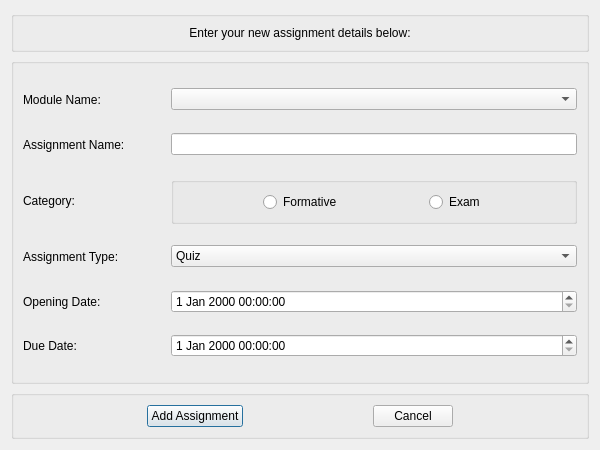
<?xml version="1.0" encoding="UTF-8"?>
<ui version="4.0">
 <class>addEditAssignmentDialog</class>
 <widget class="QDialog" name="addEditAssignmentDialog">
  <property name="geometry">
   <rect>
    <x>0</x>
    <y>0</y>
    <width>600</width>
    <height>450</height>
   </rect>
  </property>
  <property name="sizePolicy">
   <sizepolicy hsizetype="Fixed" vsizetype="Fixed">
    <horstretch>0</horstretch>
    <verstretch>0</verstretch>
   </sizepolicy>
  </property>
  <property name="minimumSize">
   <size>
    <width>600</width>
    <height>450</height>
   </size>
  </property>
  <property name="maximumSize">
   <size>
    <width>600</width>
    <height>450</height>
   </size>
  </property>
  <property name="windowTitle">
   <string>Add New Assignment</string>
  </property>
  <layout class="QVBoxLayout" name="verticalLayout_2">
   <item>
    <widget class="QGroupBox" name="groupBox">
     <property name="sizePolicy">
      <sizepolicy hsizetype="Preferred" vsizetype="Fixed">
       <horstretch>0</horstretch>
       <verstretch>0</verstretch>
      </sizepolicy>
     </property>
     <property name="title">
      <string/>
     </property>
     <layout class="QVBoxLayout" name="verticalLayout">
      <item>
       <widget class="QLabel" name="labelHeading">
        <property name="text">
         <string>Enter your new assignment details below:</string>
        </property>
        <property name="alignment">
         <set>Qt::AlignCenter</set>
        </property>
       </widget>
      </item>
     </layout>
    </widget>
   </item>
   <item>
    <widget class="QGroupBox" name="groupBox_2">
     <property name="title">
      <string/>
     </property>
     <layout class="QGridLayout" name="gridLayout" rowminimumheight="25,25,25,25,25,0">
      <item row="0" column="0">
       <widget class="QLabel" name="labelModuleName">
        <property name="text">
         <string>Module Name:</string>
        </property>
       </widget>
      </item>
      <item row="0" column="1">
       <spacer name="horizontalSpacer_7">
        <property name="orientation">
         <enum>Qt::Horizontal</enum>
        </property>
        <property name="sizeType">
         <enum>QSizePolicy::Fixed</enum>
        </property>
        <property name="sizeHint" stdset="0">
         <size>
          <width>40</width>
          <height>20</height>
         </size>
        </property>
       </spacer>
      </item>
      <item row="0" column="2">
       <widget class="QComboBox" name="comboModuleName"/>
      </item>
      <item row="1" column="0">
       <widget class="QLabel" name="labelAssignmentName">
        <property name="text">
         <string>Assignment Name:</string>
        </property>
       </widget>
      </item>
      <item row="1" column="1">
       <spacer name="horizontalSpacer_8">
        <property name="orientation">
         <enum>Qt::Horizontal</enum>
        </property>
        <property name="sizeType">
         <enum>QSizePolicy::Fixed</enum>
        </property>
        <property name="sizeHint" stdset="0">
         <size>
          <width>40</width>
          <height>20</height>
         </size>
        </property>
       </spacer>
      </item>
      <item row="1" column="2">
       <widget class="QLineEdit" name="lineAssignmentName"/>
      </item>
      <item row="2" column="0">
       <widget class="QLabel" name="labelCategory">
        <property name="text">
         <string>Category:</string>
        </property>
       </widget>
      </item>
      <item row="2" column="1">
       <spacer name="horizontalSpacer_9">
        <property name="orientation">
         <enum>Qt::Horizontal</enum>
        </property>
        <property name="sizeType">
         <enum>QSizePolicy::Fixed</enum>
        </property>
        <property name="sizeHint" stdset="0">
         <size>
          <width>40</width>
          <height>20</height>
         </size>
        </property>
       </spacer>
      </item>
      <item row="2" column="2">
       <widget class="QGroupBox" name="groupBox_4">
        <property name="sizePolicy">
         <sizepolicy hsizetype="Preferred" vsizetype="Fixed">
          <horstretch>0</horstretch>
          <verstretch>0</verstretch>
         </sizepolicy>
        </property>
        <property name="title">
         <string/>
        </property>
        <layout class="QHBoxLayout" name="horizontalLayout_2">
         <item>
          <spacer name="horizontalSpacer_4">
           <property name="orientation">
            <enum>Qt::Horizontal</enum>
           </property>
           <property name="sizeHint" stdset="0">
            <size>
             <width>47</width>
             <height>20</height>
            </size>
           </property>
          </spacer>
         </item>
         <item>
          <widget class="QRadioButton" name="radioFormative">
           <property name="text">
            <string>Formative</string>
           </property>
          </widget>
         </item>
         <item>
          <spacer name="horizontalSpacer_5">
           <property name="orientation">
            <enum>Qt::Horizontal</enum>
           </property>
           <property name="sizeHint" stdset="0">
            <size>
             <width>48</width>
             <height>20</height>
            </size>
           </property>
          </spacer>
         </item>
         <item>
          <widget class="QRadioButton" name="radioExam">
           <property name="text">
            <string>Exam</string>
           </property>
          </widget>
         </item>
         <item>
          <spacer name="horizontalSpacer_6">
           <property name="orientation">
            <enum>Qt::Horizontal</enum>
           </property>
           <property name="sizeHint" stdset="0">
            <size>
             <width>47</width>
             <height>20</height>
            </size>
           </property>
          </spacer>
         </item>
        </layout>
       </widget>
      </item>
      <item row="3" column="0">
       <widget class="QLabel" name="labelType">
        <property name="text">
         <string>Assignment Type:</string>
        </property>
       </widget>
      </item>
      <item row="3" column="1">
       <spacer name="horizontalSpacer_10">
        <property name="orientation">
         <enum>Qt::Horizontal</enum>
        </property>
        <property name="sizeType">
         <enum>QSizePolicy::Fixed</enum>
        </property>
        <property name="sizeHint" stdset="0">
         <size>
          <width>40</width>
          <height>20</height>
         </size>
        </property>
       </spacer>
      </item>
      <item row="3" column="2">
       <widget class="QComboBox" name="comboType">
        <item>
         <property name="text">
          <string>Quiz</string>
         </property>
        </item>
        <item>
         <property name="text">
          <string>Practical</string>
         </property>
        </item>
        <item>
         <property name="text">
          <string>Written</string>
         </property>
        </item>
       </widget>
      </item>
      <item row="4" column="0">
       <widget class="QLabel" name="labelOpen">
        <property name="text">
         <string>Opening Date:</string>
        </property>
       </widget>
      </item>
      <item row="4" column="1">
       <spacer name="horizontalSpacer_11">
        <property name="orientation">
         <enum>Qt::Horizontal</enum>
        </property>
        <property name="sizeType">
         <enum>QSizePolicy::Fixed</enum>
        </property>
        <property name="sizeHint" stdset="0">
         <size>
          <width>40</width>
          <height>20</height>
         </size>
        </property>
       </spacer>
      </item>
      <item row="4" column="2">
       <widget class="QDateTimeEdit" name="dateTimeOpen"/>
      </item>
      <item row="5" column="0">
       <widget class="QLabel" name="labelDue">
        <property name="text">
         <string>Due Date:</string>
        </property>
       </widget>
      </item>
      <item row="5" column="1">
       <spacer name="horizontalSpacer_12">
        <property name="orientation">
         <enum>Qt::Horizontal</enum>
        </property>
        <property name="sizeType">
         <enum>QSizePolicy::Fixed</enum>
        </property>
        <property name="sizeHint" stdset="0">
         <size>
          <width>40</width>
          <height>20</height>
         </size>
        </property>
       </spacer>
      </item>
      <item row="5" column="2">
       <widget class="QDateTimeEdit" name="dateTimeDue"/>
      </item>
     </layout>
    </widget>
   </item>
   <item>
    <widget class="QGroupBox" name="groupBox_3">
     <property name="sizePolicy">
      <sizepolicy hsizetype="Preferred" vsizetype="Fixed">
       <horstretch>0</horstretch>
       <verstretch>0</verstretch>
      </sizepolicy>
     </property>
     <property name="title">
      <string/>
     </property>
     <layout class="QHBoxLayout" name="horizontalLayout">
      <item>
       <spacer name="horizontalSpacer">
        <property name="orientation">
         <enum>Qt::Horizontal</enum>
        </property>
        <property name="sizeHint" stdset="0">
         <size>
          <width>83</width>
          <height>20</height>
         </size>
        </property>
       </spacer>
      </item>
      <item>
       <widget class="QPushButton" name="AddAssignmentButton">
        <property name="text">
         <string>Add Assignment</string>
        </property>
        <property name="icon">
         <iconset resource="../resources/resources.qrc">
          <normaloff>:/icons/check.png</normaloff>:/icons/check.png</iconset>
        </property>
        <property name="iconSize">
         <size>
          <width>12</width>
          <height>12</height>
         </size>
        </property>
       </widget>
      </item>
      <item>
       <spacer name="horizontalSpacer_2">
        <property name="orientation">
         <enum>Qt::Horizontal</enum>
        </property>
        <property name="sizeHint" stdset="0">
         <size>
          <width>83</width>
          <height>20</height>
         </size>
        </property>
       </spacer>
      </item>
      <item>
       <widget class="QPushButton" name="CancelButton">
        <property name="text">
         <string>Cancel</string>
        </property>
        <property name="icon">
         <iconset resource="../resources/resources.qrc">
          <normaloff>:/icons/cross.png</normaloff>:/icons/cross.png</iconset>
        </property>
        <property name="iconSize">
         <size>
          <width>10</width>
          <height>10</height>
         </size>
        </property>
       </widget>
      </item>
      <item>
       <spacer name="horizontalSpacer_3">
        <property name="orientation">
         <enum>Qt::Horizontal</enum>
        </property>
        <property name="sizeHint" stdset="0">
         <size>
          <width>83</width>
          <height>20</height>
         </size>
        </property>
       </spacer>
      </item>
     </layout>
    </widget>
   </item>
  </layout>
 </widget>
 <resources>
  <include location="../resources/resources.qrc"/>
 </resources>
 <connections/>
</ui>
